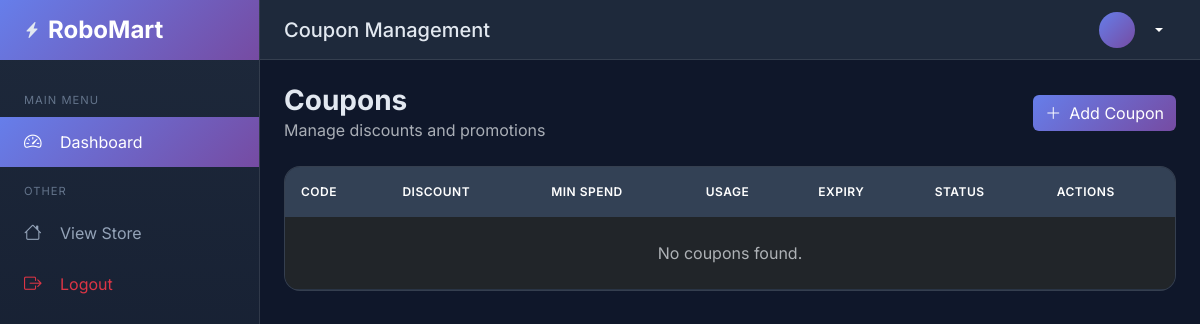
The app's page /backend/coupons/index.php, older data.
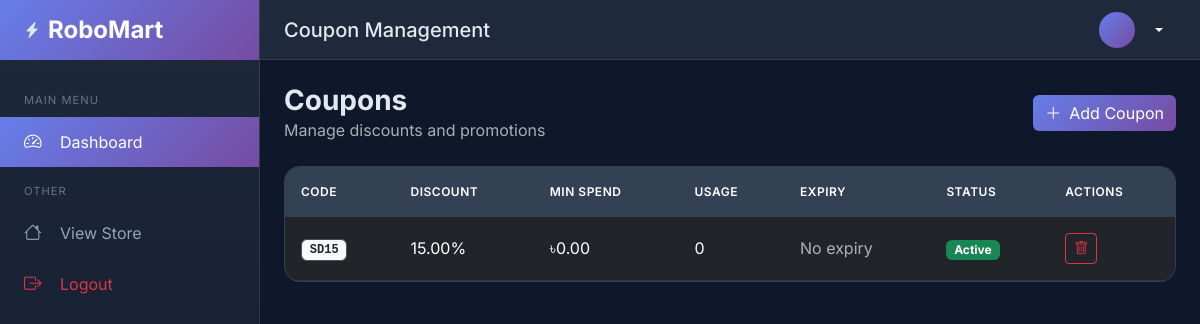
The same page, newer data.
### tables this page shows
CREATE TABLE IF NOT EXISTS coupons (
    id INT AUTO_INCREMENT PRIMARY KEY,
    code VARCHAR(50) NOT NULL UNIQUE,
    type ENUM('percent', 'fixed') NOT NULL,
    value DECIMAL(10,2) NOT NULL,
    min_spend DECIMAL(10,2) DEFAULT 0,
    usage_limit INT DEFAULT 0,
    used_count INT DEFAULT 0,
    expiry_date DATE,
    is_active TINYINT(1) DEFAULT 1,
    created_at TIMESTAMP DEFAULT CURRENT_TIMESTAMP
);

### functions.php (called while the page is built, shortened)
<?php
function get_all_coupons($pdo) {
    try {
        $stmt = $pdo->query("SELECT * FROM coupons ORDER BY created_at DESC");
        return $stmt->fetchAll();
    } catch (PDOException $e) { return []; }
}

### backend/coupons/index.php (the view, shortened to what this page needs)
<?php
require_once '../../config.php';
$page_title = 'Coupon Management';
$coupons = get_all_coupons($pdo);
include '../includes/header.php';
include '../includes/sidebar.php';
?>
<div class="page-header d-flex justify-content-between align-items-center">
    <div>
        <h1 class="page-title">Coupons</h1>
        <p class="text-muted mb-0">Manage discounts and promotions</p>
    </div>
    <button class="btn btn-primary" data-bs-toggle="modal" data-bs-target="#addCouponModal">
        <i class="bi bi-plus-lg me-2"></i>Add Coupon
    </button>
</div>
<div class="table-container">
    <div class="table-responsive">
        <table class="table">
            <thead>
                <tr>
                    <th>Code</th>
                    <th>Discount</th>
                    <th>Min Spend</th>
                    <th>Usage</th>
                    <th>Expiry</th>
                    <th>Status</th>
                    <th>Actions</th>
                </tr>
            </thead>
            <tbody>
                <?php foreach ($coupons as $c): ?>
                <tr>
                    <td><span class="badge bg-light text-dark font-monospace border"><?php echo htmlspecialchars($c['code']); ?></span></td>
                    <td>
                        <?php echo $c['type'] === 'percent' ? $c['value'] . '%' : '৳' . number_format($c['value'], 2); ?>
                    </td>
                    <td>৳<?php echo number_format($c['min_spend'], 2); ?></td>
                    <td>
                        <?php echo $c['used_count']; ?>
                    </td>
                    <td>
                        <?php if ($c['expiry_date']): ?>
                            <span class="<?php echo strtotime($c['expiry_date']) < time() ? 'text-danger' : ''; ?>">
                                <?php echo date('M d, Y', strtotime($c['expiry_date'])); ?>
                            </span>
                        <?php else: ?>
                            <span class="text-muted">No expiry</span>
                        <?php endif; ?>
                    </td>
                    <td>
                        <?php if (!$c['is_active']): ?>
                            <span class="badge bg-secondary">Inactive</span>
                        <?php elseif ($c['expiry_date'] && strtotime($c['expiry_date']) < time()): ?>
                            <span class="badge bg-danger">Expired</span>
                        <?php else: ?>
                            <span class="badge bg-success">Active</span>
                        <?php endif; ?>
                    </td>
                    <td>
                        <a href="?delete=<?php echo $c['id']; ?>" class="btn btn-sm btn-outline-danger" onclick="return confirm('Delete this coupon?');">
                            <i class="bi bi-trash"></i>
                        </a>
                    </td>
                </tr>
                <?php endforeach; ?>
                <?php if (empty($coupons)): ?>
                    <tr><td colspan="7" class="text-center py-4 text-muted">No coupons found.</td></tr>
                <?php endif; ?>
            </tbody>
        </table>
    </div>
</div>
<?php include '../includes/footer.php'; ?>

### backend/includes/header.php (shortened to what this page needs)
<!DOCTYPE html>
<html lang="en" data-bs-theme="dark">
<head>
    <link href="https://cdn.jsdelivr.net/npm/bootstrap@5.3.2/dist/css/bootstrap.min.css" rel="stylesheet">
    <link href="https://cdn.jsdelivr.net/npm/bootstrap-icons@1.11.2/font/bootstrap-icons.css" rel="stylesheet">
</head>
<body>

### backend/includes/sidebar.php (shortened to what this page needs)
<nav class="sidebar">
    <div class="sidebar-brand">
        <i class="bi bi-lightning-charge-fill me-2"></i>
        <h4>RoboMart</h4>
    </div>
    <div class="sidebar-nav">
        <div class="nav-section-title">Main Menu</div>
        <a href="<?php echo SITE_URL; ?>/backend/index.php"
           class="nav-link <?php echo basename($_SERVER['PHP_SELF']) == 'index.php' && !strpos($_SERVER['PHP_SELF'], 'users') ? 'active' : ''; ?>">
            <i class="bi bi-speedometer2"></i>
            Dashboard
        </a>
        <div class="nav-section-title">Other</div>
        <a href="<?php echo SITE_URL; ?>/index.php" class="nav-link">
            <i class="bi bi-house"></i>
            View Store
        </a>
        <a href="<?php echo SITE_URL; ?>/logout.php" class="nav-link text-danger">
            <i class="bi bi-box-arrow-right"></i>
            Logout
        </a>
    </div>
</nav>
<div class="main-content">
    <header class="top-header">
        <div class="d-flex align-items-center">
            <h5 class="mb-0"><?php echo isset($page_title) ? $page_title : 'Dashboard'; ?></h5>
        </div>
        <div class="d-flex align-items-center gap-3">
            <div class="dropdown">
                <button class="btn btn-link text-white dropdown-toggle d-flex align-items-center gap-2"
                        type="button" data-bs-toggle="dropdown">
                    <div class="avatar">
                    </div>
                </button>
            </div>
        </div>
    </header>
    <div class="content-wrapper">

### backend/includes/footer.php (shortened to what this page needs)
    </div>
</div>
</body>
</html>

### backend/includes/header.php (style rules this page uses)
:root { --sidebar-width: 260px; --header-height: 60px; --primary-gradient: linear-gradient(135deg, #667eea 0%, #764ba2 100%); }
body { font-family: 'Inter', sans-serif; background-color: #0f172a; color: #e2e8f0; }
.sidebar { position: fixed; top: 0; left: 0; width: var(--sidebar-width); height: 100vh; background: linear-gradient(180deg, #1e293b 0%, #0f172a 100%); border-right: 1px solid rgba(255,255,255,0.1); z-index: 1000; transition: transform 0.3s ease; display: flex; flex-direction: column; overflow: hidden; }
.sidebar-brand { height: var(--header-height); display: flex; align-items: center; padding: 0 1.5rem; background: var(--primary-gradient); }
.sidebar-brand h4 { margin: 0; font-weight: 700; color: #fff; }
.sidebar-nav { padding: 1rem 0; flex-grow: 1; overflow-y: auto; }
.nav-link { display: flex; align-items: center; padding: 0.75rem 1.5rem; color: #94a3b8; border-radius: 0; transition: all 0.2s ease; }
.nav-link.active { background: var(--primary-gradient); color: #fff; }
.nav-link i { width: 24px; margin-right: 12px; font-size: 1.1rem; }
.nav-section-title { padding: 1rem 1.5rem 0.5rem; font-size: 0.7rem; text-transform: uppercase; letter-spacing: 1px; color: #64748b; }
.main-content { margin-left: var(--sidebar-width); min-height: 100vh; }
.top-header { height: var(--header-height); background: #1e293b; border-bottom: 1px solid rgba(255,255,255,0.1); display: flex; align-items: center; justify-content: space-between; padding: 0 1.5rem; position: sticky; top: 0; z-index: 999; }
.table-container { background: #1e293b; border-radius: 16px; border: 1px solid rgba(255,255,255,0.1); overflow: hidden; }
.table { margin: 0; color: #e2e8f0; }
.table thead th { background: #334155; border-bottom: none; padding: 1rem; font-weight: 600; text-transform: uppercase; font-size: 0.75rem; letter-spacing: 0.5px; }
.table tbody td { padding: 1rem; border-color: rgba(255,255,255,0.05); vertical-align: middle; }
.btn-primary { background: var(--primary-gradient); border: none; }
.content-wrapper { padding: 1.5rem; }
.page-header { margin-bottom: 1.5rem; }
.page-title { font-size: 1.75rem; font-weight: 700; margin: 0; }
.avatar { width: 36px; height: 36px; border-radius: 50%; background: var(--primary-gradient); display: flex; align-items: center; justify-content: center; font-weight: 600; font-size: 0.875rem; }

Row changes from the older to the newer data that the page shows:
added coupons: code "SD15", value "15.00", min_spend "0.00", used_count "0", shows "No expiry", is_active "Active"
Text that changed along with them:
text no longer shown: "No coupons found."
